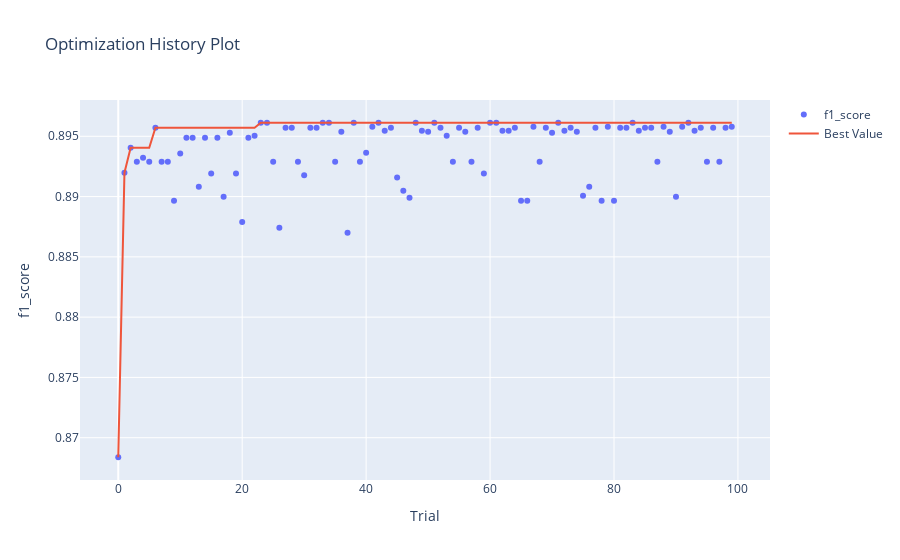
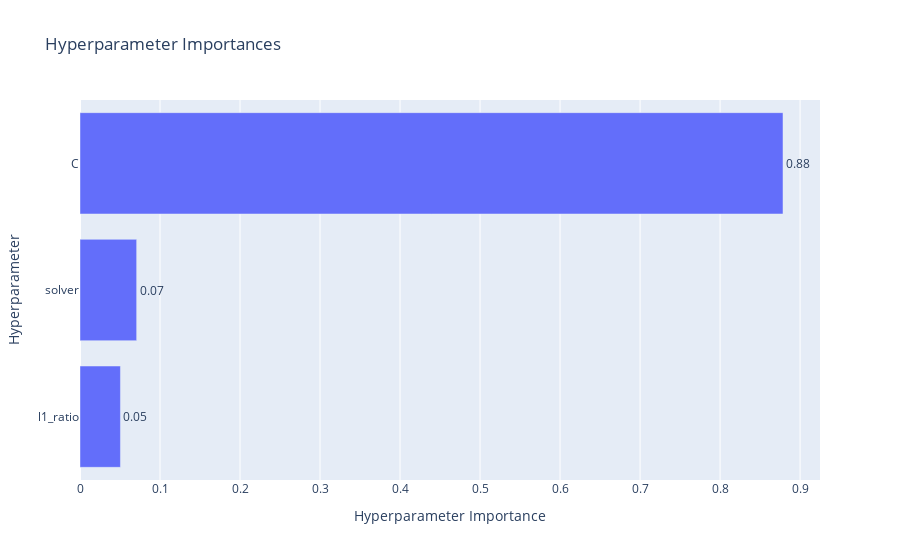
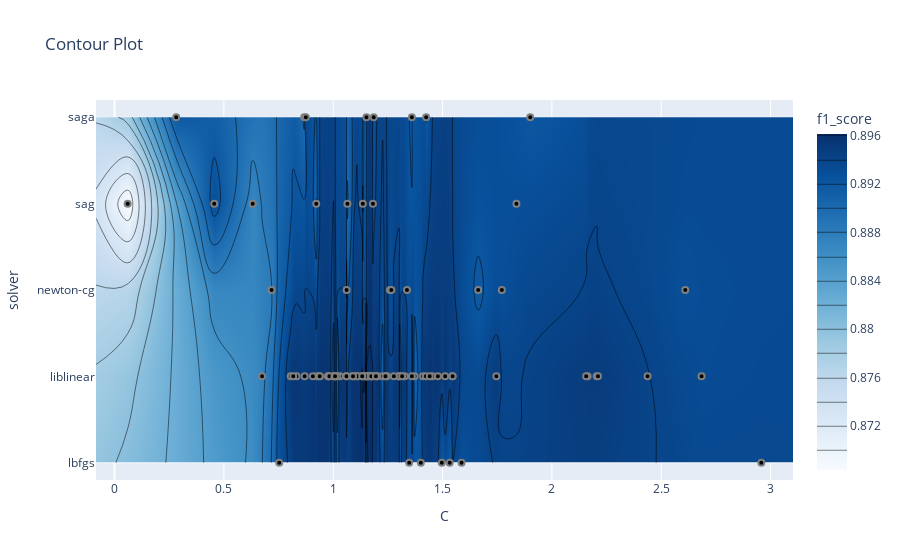

These figures' notebook cell, in order:
### Code cell
# Выведем информацию из данных optuna о подборе гиперпараметров модели
display_optuna_info(study_log_reg)

### Figure 1 — Plotly figure (JSON) as saved in the notebook; plotly's stock layout.template omitted (floating-point values rounded to 4 significant figures)
{"data": [{"mode": "markers", "name": "f1_score", "type": "scatter", "x": [0, 1, 2, 3, 4, 5, 6, 7, 8, 9, 10, 11, 12, 13, 14, 15, 16, 17, 18, 19, 20, 21, 22, 23, 24, 25, 26, 27, 28, 29, 30, 31, 32, 33, 34, 35, 36, 37, 38, 39, 40, 41, 42, 43, 44, 45, 46, 47, 48, 49, 50, 51, 52, 53, 54, 55, 56, 57, 58, 59, 60, 61, 62, 63, 64, 65, 66, 67, 68, 69, 70, 71, 72, 73, 74, 75, 76, 77, 78, 79, 80, 81, 82, 83, 84, 85, 86, 87, 88, 89, 90, 91, 92, 93, 94, 95, 96, 97, 98, 99], "y": [0.8684, 0.892, 0.894, 0.8929, 0.8932, 0.8929, 0.8957, 0.8929, 0.8929, 0.8896, 0.8936, 0.8949, 0.8949, 0.8908, 0.8949, 0.8919, 0.8949, 0.89, 0.8953, 0.8919, 0.8879, 0.8949, 0.895, 0.8961, 0.8961, 0.8929, 0.8874, 0.8957, 0.8957, 0.8929, 0.8918, 0.8957, 0.8957, 0.8961, 0.8961, 0.8929, 0.8954, 0.887, 0.8961, 0.8929, 0.8936, 0.8958, 0.8961, 0.8955, 0.8957, 0.8916, 0.8905, 0.8899, 0.8961, 0.8955, 0.8954, 0.8961, 0.8957, 0.895, 0.8929, 0.8957, 0.8954, 0.8929, 0.8957, 0.8919, 0.8961, 0.8961, 0.8955, 0.8955, 0.8957, 0.8896, 0.8896, 0.8958, 0.8929, 0.8957, 0.8953, 0.8961, 0.8955, 0.8957, 0.8954, 0.8901, 0.8908, 0.8957, 0.8896, 0.8958, 0.8896, 0.8957, 0.8957, 0.8961, 0.8955, 0.8957, 0.8957, 0.8929, 0.8958, 0.8954, 0.89, 0.8958, 0.8961, 0.8955, 0.8957, 0.8929, 0.8957, 0.8929, 0.8957, 0.8958]}, {"mode": "lines", "name": "Best Value", "type": "scatter", "x": [0, 1, 2, 3, 4, 5, 6, 7, 8, 9, 10, 11, 12, 13, 14, 15, 16, 17, 18, 19, 20, 21, 22, 23, 24, 25, 26, 27, 28, 29, 30, 31, 32, 33, 34, 35, 36, 37, 38, 39, 40, 41, 42, 43, 44, 45, 46, 47, 48, 49, 50, 51, 52, 53, 54, 55, 56, 57, 58, 59, 60, 61, 62, 63, 64, 65, 66, 67, 68, 69, 70, 71, 72, 73, 74, 75, 76, 77, 78, 79, 80, 81, 82, 83, 84, 85, 86, 87, 88, 89, 90, 91, 92, 93, 94, 95, 96, 97, 98, 99], "y": [0.8684, 0.892, 0.894, 0.894, 0.894, 0.894, 0.8957, 0.8957, 0.8957, 0.8957, 0.8957, 0.8957, 0.8957, 0.8957, 0.8957, 0.8957, 0.8957, 0.8957, 0.8957, 0.8957, 0.8957, 0.8957, 0.8957, 0.8961, 0.8961, 0.8961, 0.8961, 0.8961, 0.8961, 0.8961, 0.8961, 0.8961, 0.8961, 0.8961, 0.8961, 0.8961, 0.8961, 0.8961, 0.8961, 0.8961, 0.8961, 0.8961, 0.8961, 0.8961, 0.8961, 0.8961, 0.8961, 0.8961, 0.8961, 0.8961, 0.8961, 0.8961, 0.8961, 0.8961, 0.8961, 0.8961, 0.8961, 0.8961, 0.8961, 0.8961, 0.8961, 0.8961, 0.8961, 0.8961, 0.8961, 0.8961, 0.8961, 0.8961, 0.8961, 0.8961, 0.8961, 0.8961, 0.8961, 0.8961, 0.8961, 0.8961, 0.8961, 0.8961, 0.8961, 0.8961, 0.8961, 0.8961, 0.8961, 0.8961, 0.8961, 0.8961, 0.8961, 0.8961, 0.8961, 0.8961, 0.8961, 0.8961, 0.8961, 0.8961, 0.8961, 0.8961, 0.8961, 0.8961, 0.8961, 0.8961]}, {"marker": {"color": "#cccccc"}, "mode": "markers", "name": "Infeasible Trial", "showlegend": false, "type": "scatter", "x": [], "y": []}], "layout": {"title": {"text": "Optimization History Plot"}, "xaxis": {"title": {"text": "Trial"}}, "yaxis": {"title": {"text": "f1_score"}}}}

### Figure 2 — Plotly figure (JSON) as saved in the notebook; plotly's stock layout.template omitted (floating-point values rounded to 4 significant figures)
{"data": [{"cliponaxis": false, "hovertemplate": ["l1_ratio (FloatDistribution): 0.050544487409201054<extra></extra>", "solver (CategoricalDistribution): 0.07082065421632246<extra></extra>", "C (FloatDistribution): 0.8786348583744765<extra></extra>"], "name": "f1_score", "orientation": "h", "text": ["0.05", "0.07", "0.88"], "textposition": "outside", "type": "bar", "x": [0.05054, 0.07082, 0.8786], "y": ["l1_ratio", "solver", "C"]}], "layout": {"title": {"text": "Hyperparameter Importances"}, "xaxis": {"title": {"text": "Hyperparameter Importance"}}, "yaxis": {"title": {"text": "Hyperparameter"}}}}

### Figure 3 — Plotly figure (JSON) as saved in the notebook; plotly's stock layout.template omitted (floating-point values rounded to 4 significant figures; data arrays with more than 128 entries replaced by an {"elided": "..."} marker saying what was removed)
{"data": [{"colorbar": {"title": {"text": "f1_score"}}, "colorscale": [[0, "rgb(247,251,255)"], [0.125, "rgb(222,235,247)"], [0.25, "rgb(198,219,239)"], [0.375, "rgb(158,202,225)"], [0.5, "rgb(107,174,214)"], [0.625, "rgb(66,146,198)"], [0.75, "rgb(33,113,181)"], [0.875, "rgb(8,81,156)"], [1, "rgb(8,48,107)"]], "connectgaps": true, "contours": {"coloring": "heatmap"}, "hoverinfo": "none", "line": {"smoothing": 1.3}, "reversescale": false, "type": "contour", "x": [-0.08488, 0.06001, 0.282, 0.4559, 0.6319, 0.6747, 0.7181, 0.7532, 0.8057, 0.8172, 0.8324, 0.8672, 0.8694, 0.8748, 0.9069, 0.9224, 0.9275, 0.938, 0.9384, 0.9755, 0.9794, 0.9826, 1.001, 1.006, 1.009, 1.01, 1.019, 1.031, 1.06, 1.061, 1.061, 1.065, 1.087, 1.091, 1.097, 1.108, 1.111, 1.133, 1.133, 1.135, 1.139, 1.147, 1.15, 1.152, 1.153, 1.153, 1.158, 1.161, 1.17, 1.171, 1.174, 1.178, 1.18, 1.182, 1.185, 1.195, 1.199, 1.202, 1.226, 1.239, 1.242, 1.246, 1.26, 1.266, 1.278, 1.3, 1.301, 1.303, 1.315, 1.327, 1.337, 1.348, 1.36, 1.36, 1.372, 1.401, 1.411, 1.424, 1.425, 1.441, 1.454, 1.479, 1.497, 1.512, 1.533, 1.545, 1.546, 1.587, 1.663, 1.746, 1.771, 1.838, 1.901, 2.157, 2.164, 2.205, 2.211, 2.438, 2.61, 2.685, 2.958, 3.103], "y": ["lbfgs", "liblinear", "newton-cg", "sag", "saga"], "z": {"elided": "5x102 float values"}}, {"marker": {"color": "black", "line": {"color": "Grey", "width": 2}}, "mode": "markers", "showlegend": false, "type": "scatter", "x": [0.06001, 1.901, 2.438, 2.61, 2.685, 1.838, 1.512, 1.771, 1.182, 0.8672, 2.958, 2.205, 2.164, 1.372, 2.211, 1.533, 2.157, 1.001, 1.545, 1.497, 0.7181, 1.746, 1.3, 1.158, 1.133, 1.185, 0.6747, 1.06, 1.031, 0.4559, 0.282, 0.9755, 1.01, 1.153, 1.178, 1.26, 0.8057, 0.6319, 1.18, 1.348, 0.8748, 1.202, 1.153, 1.411, 1.097, 1.663, 1.303, 0.9224, 1.147, 1.424, 0.8324, 1.161, 1.108, 1.301, 1.587, 0.9275, 1.454, 1.266, 1.061, 1.425, 1.17, 1.139, 1.246, 1.36, 0.9794, 1.15, 1.065, 1.242, 0.7532, 0.9826, 1.546, 1.171, 1.327, 1.087, 0.8694, 1.226, 1.36, 0.938, 1.061, 1.199, 1.135, 1.479, 1.006, 1.174, 1.315, 0.9069, 1.111, 1.401, 1.239, 0.8172, 1.019, 1.195, 1.133, 1.278, 1.091, 1.152, 0.9384, 1.337, 1.009, 1.441], "y": ["sag", "saga", "liblinear", "newton-cg", "liblinear", "sag", "liblinear", "newton-cg", "sag", "saga", "lbfgs", "liblinear", "liblinear", "liblinear", "liblinear", "lbfgs", "liblinear", "liblinear", "liblinear", "lbfgs", "newton-cg", "liblinear", "liblinear", "liblinear", "liblinear", "saga", "liblinear", "liblinear", "liblinear", "sag", "saga", "liblinear", "liblinear", "liblinear", "liblinear", "newton-cg", "liblinear", "sag", "liblinear", "lbfgs", "saga", "liblinear", "liblinear", "liblinear", "liblinear", "newton-cg", "liblinear", "sag", "liblinear", "liblinear", "liblinear", "liblinear", "liblinear", "liblinear", "lbfgs", "liblinear", "liblinear", "newton-cg", "liblinear", "saga", "liblinear", "liblinear", "liblinear", "liblinear", "liblinear", "liblinear", "sag", "liblinear", "lbfgs", "liblinear", "liblinear", "liblinear", "liblinear", "liblinear", "liblinear", "liblinear", "saga", "liblinear", "newton-cg", "liblinear", "sag", "liblinear", "liblinear", "liblinear", "liblinear", "liblinear", "liblinear", "lbfgs", "liblinear", "liblinear", "liblinear", "liblinear", "liblinear", "liblinear", "liblinear", "saga", "liblinear", "newton-cg", "liblinear", "liblinear"]}], "layout": {"title": {"text": "Contour Plot"}, "xaxis": {"range": [-0.08488, 3.103], "title": {"text": "C"}}, "yaxis": {"range": [-0.2, 4.2], "title": {"text": "solver"}, "type": "category"}}}
